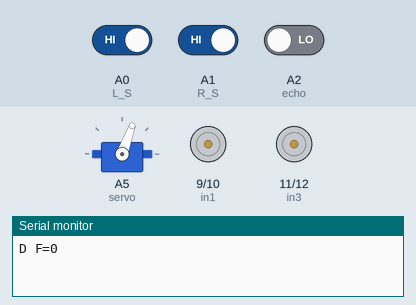
The sketch below on a simulated Arduino Uno, built with avr-gcc and run on an emulated ATmega328P. On the bench: servo, motor-driver pin pairs drawn as motors (green arrow = first pin HIGH = forward, orange = second pin HIGH = backward, longer = more drive, scaled by the enable pin), the last lines printed to the serial monitor. Wiring (inferred from the names in the program): servo: signal A5. The test bench sets the inputs (shaded band); at power-on: A0 (L_S) HIGH, A1 (R_S) HIGH, A2 (echo) LOW. Servo pulses on a pin are drawn as a servo (544–2400 µs = 0–180°).

Above: at 5.7 s.
5.8 s: A0 (L_S) driven LOW
8.0 s: A1 (R_S) driven LOW
At 12.9 s:
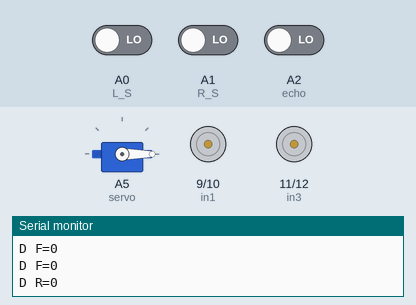
15.0 s: A0 (L_S) driven HIGH
At 15.9 s:
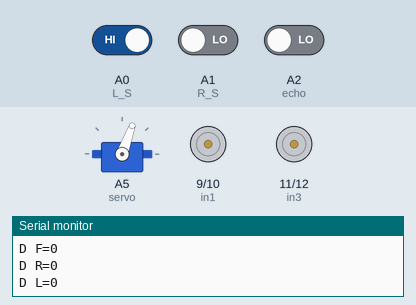
Timing chart, 0 to 18.0 s (numbered marks = the images above; inputs shaded):
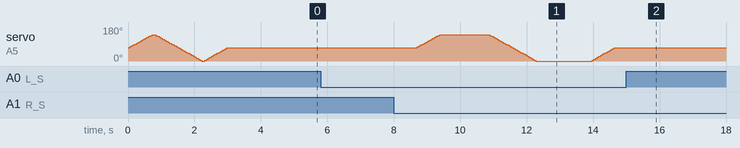

Measured:
- after the input at 15.0 s, servo on A5 (servo): stops changing and stays 70°

The sketch:

Line_Follower_And_Obstacle_Avoiding_Robot.ino
```cpp
#define enA 8//Enable1 L298 Pin enA
#define in1 9 //Motor1  L298 Pin in1
#define in2 10 //Motor1  L298 Pin in1
#define in3 11 //Motor2  L298 Pin in1
#define in4 12 //Motor2  L298 Pin in1
#define enB 13 //Enable2 L298 Pin enB

#define L_S A0 //ir sensor Left
#define R_S A1 //ir sensor Right

#define echo A2    //Echo pin
#define trigger A3 //Trigger pin

#define servo A5

int Set=15;
int distance_L, distance_F, distance_R;

void setup(){ // put your setup code here, to run once

Serial.begin(9600); // start serial communication at 9600bps

pinMode(R_S, INPUT); // declare if sensor as input
pinMode(L_S, INPUT); // declare ir sensor as input

pinMode(echo, INPUT );// declare ultrasonic sensor Echo pin as input
pinMode(trigger, OUTPUT); // declare ultrasonic sensor Trigger pin as Output

pinMode(enA, OUTPUT); // declare as output for L298 Pin enA
pinMode(in1, OUTPUT); // declare as output for L298 Pin in1
pinMode(in2, OUTPUT); // declare as output for L298 Pin in2
pinMode(in3, OUTPUT); // declare as output for L298 Pin in3
pinMode(in4, OUTPUT); // declare as output for L298 Pin in4
pinMode(enB, OUTPUT); // declare as output for L298 Pin enB

analogWrite(enA, 100); // Write The Duty Cycle 0 to 255 Enable Pin A for Motor1 Speed
analogWrite(enB, 100); // Write The Duty Cycle 0 to 255 Enable Pin B for Motor2 Speed

pinMode(servo, OUTPUT);

 for (int angle = 70; angle <= 140; angle += 5)  {
   servoPulse(servo, angle);  }
 for (int angle = 140; angle >= 0; angle -= 5)  {
   servoPulse(servo, angle);  }

 for (int angle = 0; angle <= 70; angle += 5)  {
   servoPulse(servo, angle);  }

distance_F = Ultrasonic_read();

delay(500);
}


void loop(){
//==============================================
//     Line Follower and Obstacle Avoiding
//==============================================

distance_F = Ultrasonic_read();
Serial.print("D F=");Serial.println(distance_F);


//if Right Sensor and Left Sensor are at White color then it will call forword function
 if((digitalRead(R_S) == 0)&&(digitalRead(L_S) == 0)){
  if(distance_F > Set){forword();}
                  else{Check_side();}
 }

//if Right Sensor is Black and Left Sensor is White then it will call turn Right function
else if((digitalRead(R_S) == 1)&&(digitalRead(L_S) == 0)){turnRight();}

//if Right Sensor is White and Left Sensor is Black then it will call turn Left function
else if((digitalRead(R_S) == 0)&&(digitalRead(L_S) == 1)){turnLeft();}

delay(10);
}

void servoPulse (int pin, int angle){
int pwm = (angle*11) + 500;      // Convert angle to microseconds
 digitalWrite(pin, HIGH);
 delayMicroseconds(pwm);
 digitalWrite(pin, LOW);
 delay(50); // Refresh cycle of servo
}


//**********************Ultrasonic_read****************************
long Ultrasonic_read(){
  digitalWrite(trigger, LOW);
  delayMicroseconds(2);
  digitalWrite(trigger, HIGH);
  delayMicroseconds(10);
  long time = pulseIn (echo, HIGH);
  return time / 29 / 2;
}

void compareDistance(){
    if(distance_L > distance_R){
  turnLeft();
  delay(500);
  forword();
  delay(600);
  turnRight();
  delay(500);
  forword();
  delay(600);
  turnRight();
  delay(400);
  }
  else{
  turnRight();
  delay(500);
  forword();
  delay(600);
  turnLeft();
  delay(500);
  forword();
  delay(600);
  turnLeft();
  delay(400);
  }
}

void Check_side(){
    Stop();
    delay(100);
 for (int angle = 70; angle <= 140; angle += 5)  {
   servoPulse(servo, angle);  }
    delay(300);
    distance_R = Ultrasonic_read();
    Serial.print("D R=");Serial.println(distance_R);
    delay(100);
  for (int angle = 140; angle >= 0; angle -= 5)  {
   servoPulse(servo, angle);  }
    delay(500);
    distance_L = Ultrasonic_read();
    Serial.print("D L=");Serial.println(distance_L);
    delay(100);
 for (int angle = 0; angle <= 70; angle += 5)  {
   servoPulse(servo, angle);  }
    delay(300);
    compareDistance();
}

void forword(){  //forword
digitalWrite(in1, LOW); //Left Motor backword Pin
digitalWrite(in2, HIGH); //Left Motor forword Pin
digitalWrite(in3, HIGH); //Right Motor forword Pin
digitalWrite(in4, LOW); //Right Motor backword Pin
}

void backword(){ //backword
digitalWrite(in1, HIGH); //Left Motor backword Pin
digitalWrite(in2, LOW); //Left Motor forword Pin
digitalWrite(in3, LOW); //Right Motor forword Pin
digitalWrite(in4, HIGH); //Right Motor backword Pin
}

void turnRight(){ //turnRight
digitalWrite(in1, LOW); //Left Motor backword Pin
digitalWrite(in2, HIGH); //Left Motor forword Pin
digitalWrite(in3, LOW); //Right Motor forword Pin
digitalWrite(in4, HIGH); //Right Motor backword Pin
}

void turnLeft(){ //turnLeft
digitalWrite(in1, HIGH); //Left Motor backword Pin
digitalWrite(in2, LOW); //Left Motor forword Pin
digitalWrite(in3, HIGH); //Right Motor forword Pin
digitalWrite(in4, LOW); //Right Motor backword Pin
}

void Stop(){ //stop
digitalWrite(in1, LOW); //Left Motor backword Pin
digitalWrite(in2, LOW); //Left Motor forword Pin
digitalWrite(in3, LOW); //Right Motor forword Pin
digitalWrite(in4, LOW); //Right Motor backword Pin
}
```
